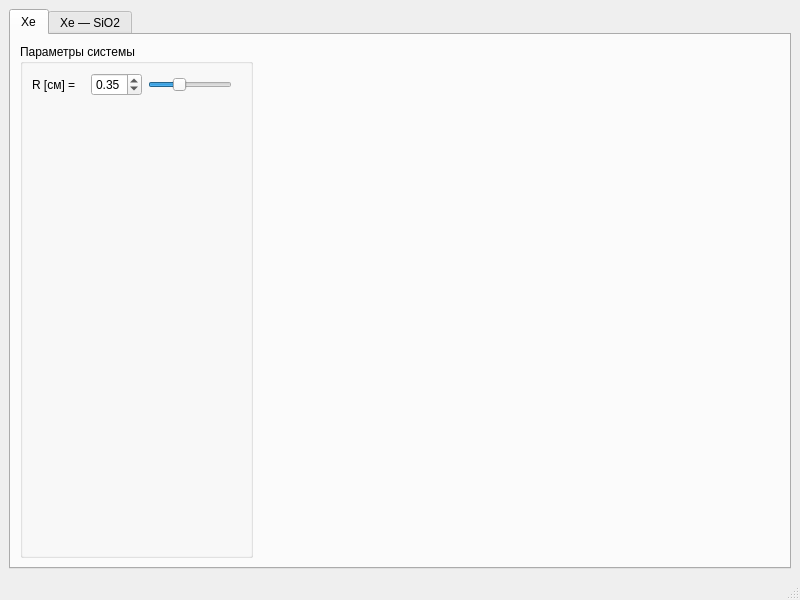
<?xml version="1.0" encoding="UTF-8"?>
<ui version="4.0">
 <class>MainWindow</class>
 <widget class="QMainWindow" name="MainWindow">
  <property name="geometry">
   <rect>
    <x>0</x>
    <y>0</y>
    <width>800</width>
    <height>600</height>
   </rect>
  </property>
  <property name="windowTitle">
   <string>MainWindow</string>
  </property>
  <widget class="QWidget" name="centralWidget">
   <layout class="QGridLayout" name="gridLayout">
    <item row="0" column="0">
     <widget class="QTabWidget" name="tabWidget">
      <property name="currentIndex">
       <number>0</number>
      </property>
      <widget class="QWidget" name="tabXe">
       <attribute name="title">
        <string>Xe</string>
       </attribute>
       <layout class="QHBoxLayout" name="horizontalLayout">
        <item>
         <widget class="QGroupBox" name="groupBox">
          <property name="sizePolicy">
           <sizepolicy hsizetype="Fixed" vsizetype="Preferred">
            <horstretch>0</horstretch>
            <verstretch>0</verstretch>
           </sizepolicy>
          </property>
          <property name="title">
           <string>Параметры системы</string>
          </property>
          <layout class="QFormLayout" name="formLayout">
           <property name="sizeConstraint">
            <enum>QLayout::SetDefaultConstraint</enum>
           </property>
           <item row="0" column="0">
            <widget class="QLabel" name="rLabel">
             <property name="minimumSize">
              <size>
               <width>0</width>
               <height>0</height>
              </size>
             </property>
             <property name="text">
              <string>R [см] =</string>
             </property>
            </widget>
           </item>
           <item row="0" column="1">
            <widget class="QWidget" name="rWidget" native="true">
             <layout class="QHBoxLayout" name="horizontalLayout_3">
              <property name="topMargin">
               <number>0</number>
              </property>
              <property name="bottomMargin">
               <number>0</number>
              </property>
              <item>
               <widget class="QDoubleSpinBox" name="rDoubleSpinBox">
                <property name="minimum">
                 <double>0.010000000000000</double>
                </property>
                <property name="maximum">
                 <double>1.000000000000000</double>
                </property>
                <property name="singleStep">
                 <double>0.010000000000000</double>
                </property>
                <property name="value">
                 <double>0.350000000000000</double>
                </property>
               </widget>
              </item>
              <item>
               <widget class="QSlider" name="rHorizontalSlider">
                <property name="minimum">
                 <number>1</number>
                </property>
                <property name="maximum">
                 <number>100</number>
                </property>
                <property name="value">
                 <number>35</number>
                </property>
                <property name="orientation">
                 <enum>Qt::Horizontal</enum>
                </property>
               </widget>
              </item>
             </layout>
            </widget>
           </item>
          </layout>
         </widget>
        </item>
        <item>
         <widget class="QWidget" name="widget" native="true"/>
        </item>
       </layout>
      </widget>
      <widget class="QWidget" name="tabXeSiO2">
       <attribute name="title">
        <string>Xe — SiO2</string>
       </attribute>
       <layout class="QHBoxLayout" name="horizontalLayout_2">
        <item>
         <widget class="QGroupBox" name="groupBox_2">
          <property name="title">
           <string>Параметры системы</string>
          </property>
         </widget>
        </item>
        <item>
         <widget class="QWidget" name="widget_2" native="true"/>
        </item>
       </layout>
      </widget>
     </widget>
    </item>
   </layout>
  </widget>
  <widget class="QMenuBar" name="menuBar">
   <property name="geometry">
    <rect>
     <x>0</x>
     <y>0</y>
     <width>800</width>
     <height>37</height>
    </rect>
   </property>
  </widget>
  <widget class="QStatusBar" name="statusBar"/>
 </widget>
 <resources/>
 <connections/>
</ui>
